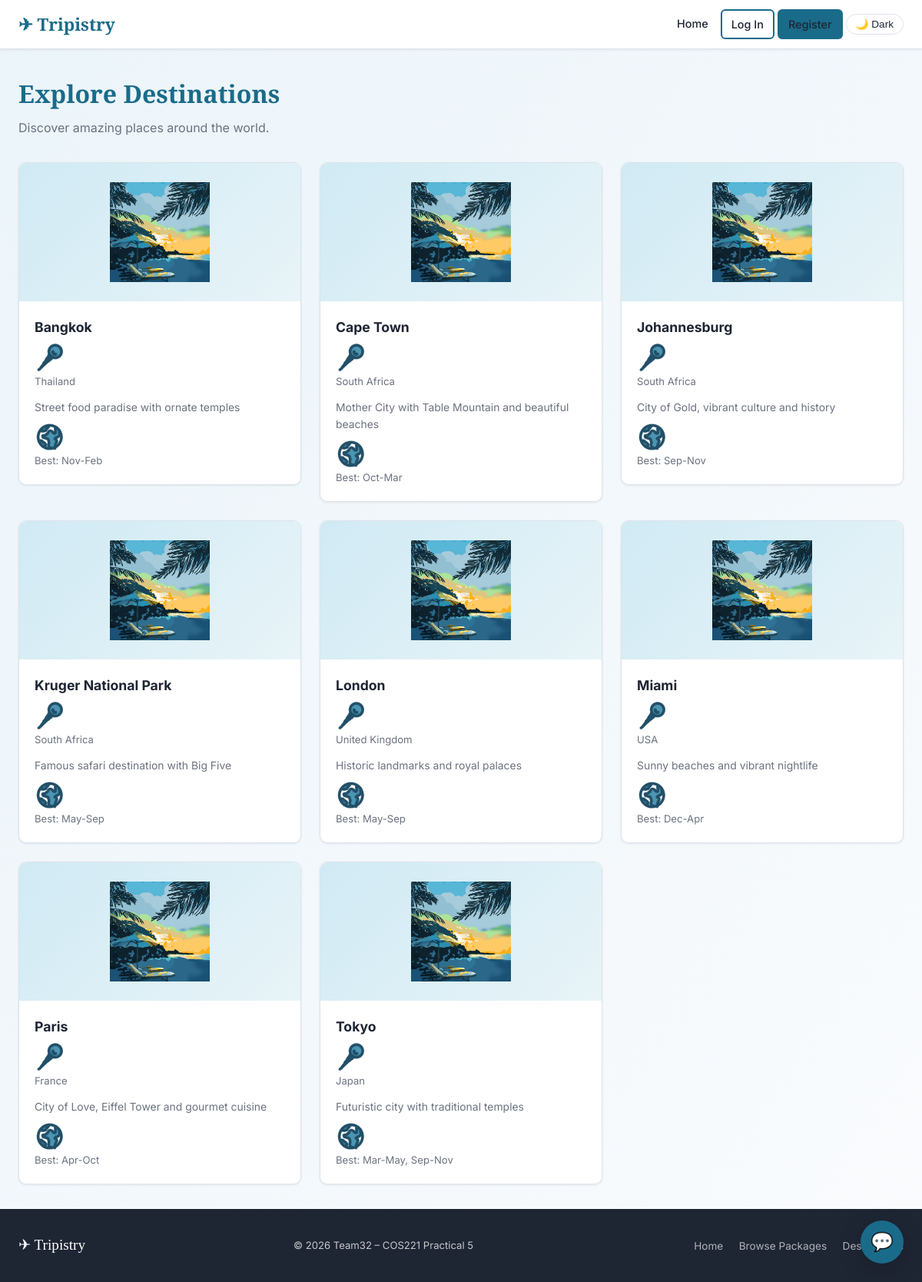
/tripistry/traveller/destinations.php, run on the app's committed database.
### tables this page shows
CREATE TABLE `destination` (
  `destination_id` int(11) NOT NULL AUTO_INCREMENT,
  `city_name` varchar(100) NOT NULL,
  `country` varchar(100) NOT NULL,
  `description` text DEFAULT NULL,
  `popular_season` varchar(100) DEFAULT NULL,
  `image_url` varchar(255) DEFAULT NULL,
  PRIMARY KEY (`destination_id`)
);

### tripistry/includes/auth.php (called while the page is built, shortened)
<?php
function is_logged_in(): bool {
    return isset($_SESSION['user_id']);
}
function e(string $s): string {
    return htmlspecialchars($s, ENT_QUOTES | ENT_SUBSTITUTE, 'UTF-8');
}

### tripistry/traveller/destinations.php (the view, shortened to what this page needs)
<?php
require_once __DIR__ . '/../includes/auth.php';
$db = get_db();
$destinations = $db->query("SELECT * FROM destination ORDER BY city_name")->fetchAll();
$dest = null;
require_once __DIR__ . '/../includes/header.php';
?>
<div class="page-header">
    <h1><?= $dest ? e($dest['city_name'].', '.$dest['country']) : 'Explore Destinations' ?></h1>
    <?php if (!$dest): ?><p>Discover amazing places around the world.</p><?php endif; ?>
</div>
<?php if (!$dest): ?>
<div class="grid-3">
    <?php foreach ($destinations as $d): ?>
    <a href="<?= BASE_URL ?>/traveller/destinations.php?id=<?= $d['destination_id'] ?>" style="text-decoration:none;color:inherit">
    <div class="card">
        <div class="card-img-placeholder"><img src="<?= BASE_URL ?>/assets/HolidayPlaceholder.PNG" height="130"></div>
        <div class="card-body">
            <div class="card-title"><?= e($d['city_name']) ?></div>
            <div class="card-meta"><img src="<?= BASE_URL ?>/assets/pin.PNG" width = "40" height="40"> <?= e($d['country']) ?></div>
            <?php if ($d['description']): ?>
                <p style="font-size:.87rem;color:var(--clr-text-muted)"><?= e(mb_strimwidth($d['description'],0,80,'…')) ?></p>
            <?php endif; ?>
            <?php if ($d['popular_season']): ?>
                <p class="text-muted mt-1" style="font-size:.82rem"><img src="<?= BASE_URL ?>/assets/globe.PNG" width = "40" height="40"> Best: <?= e($d['popular_season']) ?></p>
            <?php endif; ?>
        </div>
    </div>
    </a>
    <?php endforeach; ?>
</div>
<?php endif; ?>
<?php require_once __DIR__ . '/../includes/footer.php'; ?>

### tripistry/includes/header.php (shortened to what this page needs)
<?php
require_once __DIR__ . '/auth.php';
?>
<!DOCTYPE html>
<html lang="en">
<head>
    <link rel="stylesheet" href="<?= BASE_URL ?>/css/style.css">
</head>
<body>
<nav class="navbar">
    <div class="nav-inner">
        <a href="<?= BASE_URL ?>/index.php" class="nav-brand">✈ Tripistry</a>
        <ul class="nav-links">
            <?php if (!is_logged_in()): ?>
                <li><a href="<?= BASE_URL ?>/index.php">Home</a></li>
                <li><a href="<?= BASE_URL ?>/login.php" class="btn btn-outline">Log In</a></li>
                <li><a href="<?= BASE_URL ?>/register.php" class="btn btn-primary">Register</a></li>
            <?php endif; ?>
            <li>
                <button class="dark-toggle" onclick="toggleDarkMode()" id="dark-btn">🌙 Dark</button>
            </li>
        </ul>
    </div>
</nav>
<main class="main-content">
<div id="chat-bubble" onclick="toggleChat()"
     style="position:fixed;bottom:1.5rem;right:1.5rem;z-index:999;
            width:56px;height:56px;border-radius:50%;
            background:var(--clr-primary);color:#fff;
            display:flex;align-items:center;justify-content:center;
            font-size:1.5rem;cursor:pointer;box-shadow:var(--shadow-lg);
            transition:transform 0.2s;">
    💬
</div>

### tripistry/includes/footer.php (shortened to what this page needs)
</main>
<footer class="site-footer">
    <div class="footer-inner">
        <p class="footer-brand">✈ Tripistry</p>
        <p class="footer-copy">&copy; <?= date('Y') ?> Team32 – COS221 Practical 5</p>
        <nav class="footer-nav">
            <a href="<?= BASE_URL ?>/index.php">Home</a>
            <a href="<?= BASE_URL ?>/traveller/packages.php">Browse Packages</a>
            <a href="<?= BASE_URL ?>/traveller/destinations.php">Destinations</a>
        </nav>
    </div>
</footer>
</body>
</html>

### tripistry/css/style.css (style rules this page uses)
:root { --clr-primary: #1a6b8a; --clr-primary-dark: #134f67; --clr-primary-light: #d0eaf4; --clr-accent: #f5a623; --clr-accent-dark: #c77d0a; --clr-bg: #f7f9fc; --clr-surface: #ffffff; --clr-border: #dde3ec; --clr-text: #1e2533; --clr-text-muted: #6b7280; --clr-text-light: #ffffff; --clr-success: #16a34a; --clr-warning: #d97706; --clr-danger: #dc2626; --clr-info: #0284c7; --max-width: 1200px; --nav-height: 64px; --radius-sm: 6px; --radius-md: 10px; --radius-lg: 16px; --font-body: 'Inter', system-ui, sans-serif; --font-display: 'Playfair Display', Georgia, serif; --shadow-sm: 0 1px 3px rgba(0,0,0,.08); --shadow-md: 0 4px 16px rgba(0,0,0,.10); --shadow-lg: 0 8px 32px rgba(0,0,0,.14); }
.dark-toggle { background: none; border: 1.5px solid var(--clr-border); border-radius: 999px; padding: 0.3rem 0.75rem; cursor: pointer; font-size: 0.85rem; color: var(--clr-text); transition: all 0.15s; }
*, *::before, *::after { box-sizing: border-box; margin: 0; padding: 0; }
html { scroll-behavior: smooth; }
body { font-family: var(--font-body); background-image: linear-gradient( to bottom right, rgba(215, 234, 244, 0.5), rgba(247, 249, 252, 0.7) ), url('../assets/bg.png'); background-size: cover, 100% auto; background-repeat: no-repeat, repeat-y; background-attachment: fixed; color: var(--clr-text); line-height: 1.6; min-height: 100vh; display: flex; flex-direction: column; }
a { color: var(--clr-primary); text-decoration: none; }
img { max-width: 100%; display: block; }
.navbar { position: sticky; top: 0; z-index: 100; height: var(--nav-height); background: var(--clr-surface); border-bottom: 1px solid var(--clr-border); box-shadow: var(--shadow-sm); }
.nav-inner { max-width: var(--max-width); margin: 0 auto; height: 100%; padding: 0 1.5rem; display: flex; align-items: center; justify-content: space-between; gap: 1rem; }
.nav-brand { font-family: var(--font-display); font-size: 1.4rem; color: var(--clr-primary); font-weight: 700; text-decoration: none; white-space: nowrap; }
.nav-links { list-style: none; display: flex; align-items: center; gap: 0.25rem; flex-wrap: wrap; }
.nav-links a { padding: 0.4rem 0.75rem; border-radius: var(--radius-sm); font-size: 0.9rem; font-weight: 500; color: var(--clr-text); transition: background 0.15s; text-decoration: none; }
.main-content { flex: 1; width: 100%; max-width: var(--max-width); margin: 0 auto; padding: 2rem 1.5rem; }
.btn { display: inline-flex; align-items: center; gap: 0.4rem; padding: 0.5rem 1.2rem; border-radius: var(--radius-sm); font-size: 0.9rem; font-weight: 600; cursor: pointer; border: 2px solid transparent; transition: background 0.15s, color 0.15s, border-color 0.15s, transform 0.1s; text-decoration: none; white-space: nowrap; }
.btn-primary { background:var(--clr-primary); color: #fff; }
.btn-outline { border-color: var(--clr-primary); color: var(--clr-primary); background: transparent; }
.card { background: var(--clr-surface); border: 1px solid var(--clr-border); border-radius: var(--radius-md); box-shadow: var(--shadow-sm); overflow: hidden; transition: box-shadow 0.2s, transform 0.2s; }
.card-body { padding: 1.25rem; }
.card-title { font-size: 1.1rem; font-weight: 700; margin-bottom: 0.35rem; }
.card-meta { font-size: 0.82rem; color: var(--clr-text-muted); margin-bottom: 0.75rem; }
.card-img-placeholder { width: 100%; height: 180px; background: linear-gradient(135deg, var(--clr-primary-light), #e8f4f8); display: flex; align-items: center; justify-content: center; font-size: 3rem; }
.grid-3 { display: grid; grid-template-columns: repeat(auto-fill, minmax(300px, 1fr)); gap: 1.5rem; }
.page-header { margin-bottom: 2rem; }
.page-header h1 { font-family: var(--font-display); font-size: 2rem; color: var(--clr-primary); }
.page-header p { color: var(--clr-text-muted); margin-top: 0.4rem; }
.text-muted { color: var(--clr-text-muted); }
.mt-1 { margin-top: 0.5rem; }
.site-footer { background: var(--clr-text); color: rgba(255,255,255,0.75); padding: 2rem 1.5rem; margin-top: auto; }
.footer-inner { max-width: var(--max-width); margin: 0 auto; display: flex; align-items: center; justify-content: space-between; flex-wrap: wrap; gap: 1rem; }
.footer-brand { font-family: var(--font-display); font-size: 1.2rem; color: #fff; }
.footer-copy { font-size: 0.82rem; }
.footer-nav a { color: rgba(255,255,255,0.65); font-size: 0.85rem; margin-left: 1rem; }

### data on the page
destination: city_name "Bangkok", country "Thailand", description "Street food paradise with ornate temples", popular_season "Nov-Feb"
destination: city_name "Cape Town", country "South Africa", description "Mother City with Table Mountain and beautiful beaches", popular_season "Oct-Mar"
destination: city_name "Johannesburg", country "South Africa", description "City of Gold, vibrant culture and history", popular_season "Sep-Nov"
destination: city_name "Kruger National Park", country "South Africa", description "Famous safari destination with Big Five", popular_season "May-Sep"
destination: city_name "London", country "United Kingdom", description "Historic landmarks and royal palaces", popular_season "May-Sep"
destination: city_name "Miami", country "USA", description "Sunny beaches and vibrant nightlife", popular_season "Dec-Apr"
destination: city_name "Paris", country "France", description "City of Love, Eiffel Tower and gourmet cuisine", popular_season "Apr-Oct"
destination: city_name "Tokyo", country "Japan", description "Futuristic city with traditional temples", popular_season "Mar-May, Sep-Nov"
